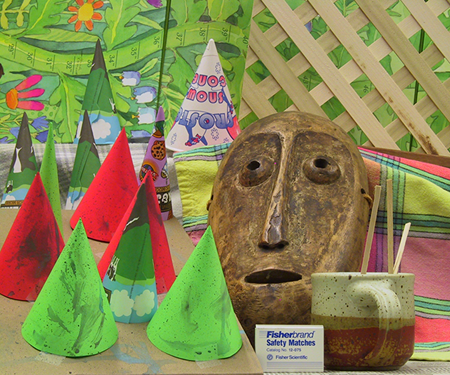
#> input picture ShapeFromStereo/depth_map_computation/right.png, 450 x 375 px
$ python edge.py
#> lines starting #> are read from the running program, lines starting #| are printed output that depends on the picture
import cv2
import numpy as np
from matplotlib import pyplot as plt
import csv

img = cv2.imread('right.png',0)
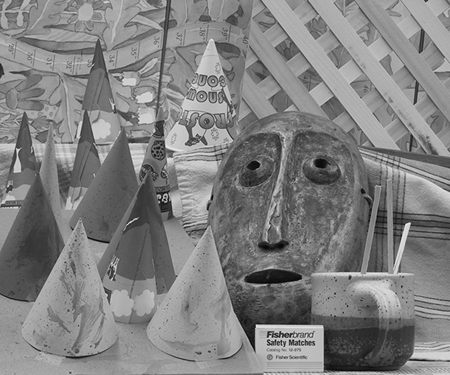
#> img: shape (375, 450); min 0, max 243, mean 128.4
edges = cv2.Canny(img,100,200)
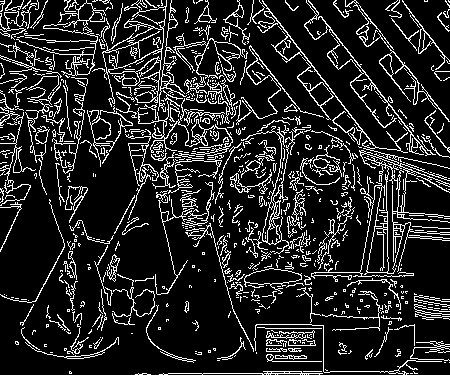
#> edges: shape (375, 450); 14.8% white in thin lines or dots

plt.subplot(121),plt.imshow(img,cmap = 'gray')
plt.title('Original Image'), plt.xticks([]), plt.yticks([])
plt.subplot(122),plt.imshow(edges,cmap = 'gray')
plt.title('Edge Image'), plt.xticks([]), plt.yticks([])
plt.imsave("edge2.png", edges,cmap = 'gray')
plt.show()
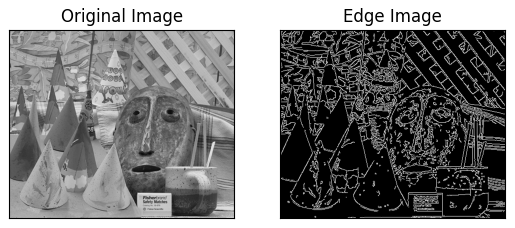
#> figure drawn by matplotlib, 2 panels
img = cv2.imread('edge2.png', 0)
print(img)
#> (printed output is left out)
with open('data.csv', 'w') as file:
	file_writer = csv.writer(file, delimiter=',', quoting=csv.QUOTE_MINIMAL)
	for i in range(len(img)):
		file_writer.writerow(img[i])

$ run again, with ShapeFromStereo/depth_map_computation/left.png copied over ShapeFromStereo/depth_map_computation/right.png
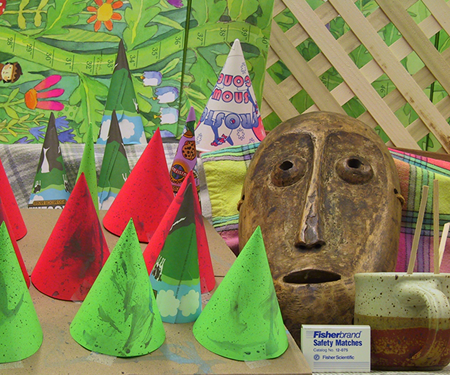
#> input picture ShapeFromStereo/depth_map_computation/left.png, 450 x 375 px
#> `edges = cv2.Canny(img,100,200)`:
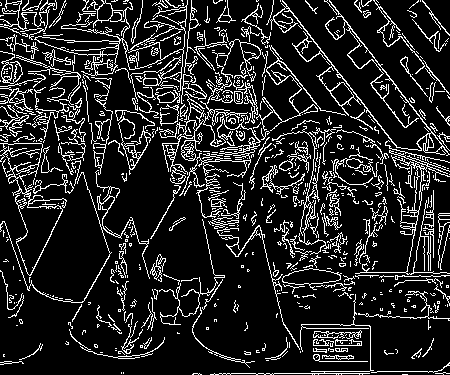
#> edges: shape (375, 450); 14.6% white in thin lines or dots
#> `plt.show()`:
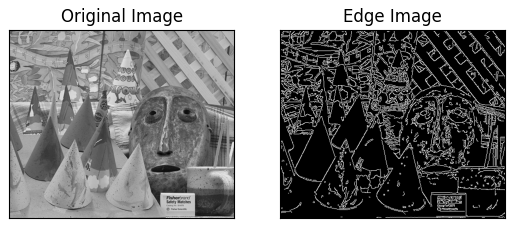
#> figure drawn by matplotlib, 2 panels
#> (printed output is left out)
